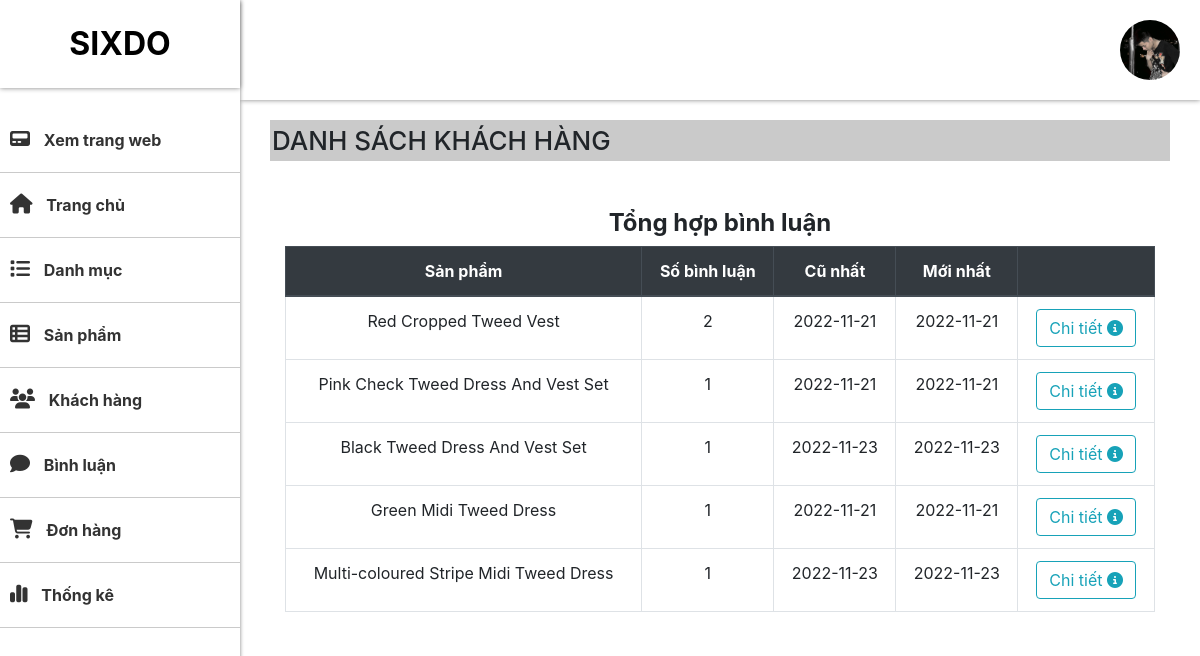
Page /admin/comment/index.php (signed in) on the committed database.
### tables this page shows
CREATE TABLE `products` (
  `Ma_SP` int(11) NOT NULL,
  `Ten_SP` text NOT NULL,
  `Price` float NOT NULL,
  `Price_Giam` float NOT NULL,
  `Mota` text NOT NULL,
  `ngay_nhap` date NOT NULL,
  `so_luot_xem` int(15) NOT NULL,
  `ma_loai` int(11) NOT NULL,
  `dac_biet` int(1) NOT NULL
);

### admin/comment/index.php (called while the page is built, shortened)
<?php
require_once "../../dao/pdo.php";
require_once "../../dao/thongke.php";
require "../../global.php";
extract($_REQUEST);
if (exist_param("Ma_SP")) {
    if (exist_param("btn_delete")) {
        try {
            comment_delete($ma_bl);
            $MESSAGE = "Xóa thành công";
        } catch (Exception $exc) {
            $MESSAGE = "Xóa thất bại";
        }
    } else if (exist_param("btn_delete_all")) {
        try {
            $arr_ma_bl = $_POST['ma_bl'];
            comment_delete($arr_ma_bl);
            $MESSAGE = "Xóa thành công!";
        } catch (Exception $exc) {
            $MESSAGE = "Xóa thất bại!";
        }
        $VIEW_NAME = "detail.php";
    }
    $items = comment_select_by_product($Ma_SP);
    if (count($items) == 0) {
        $items = thong_ke_comment();
        $VIEW_NAME = "list.php";
    } else {
        $VIEW_NAME = "detail.php";
    }
} else {
    $items = thong_ke_comment();
}
require "../layout.php";

### global.php (called while the page is built, shortened)
<?php
$UPLOAD_URL = "../../upload";

### DAO/pdo.php (called while the page is built, shortened)
<?php
function pdo_get_connection()
{
    $dburl = "mysql:host=localhost;dbname=duan_1;charset=utf8";
    $username = 'root';
    $password = '';
    $conn = new PDO($dburl, $username, $password);
    $conn->setAttribute(PDO::ATTR_ERRMODE, PDO::ERRMODE_EXCEPTION);
    return $conn;
}
function pdo_query($sql)
{
    $sql_args = array_slice(func_get_args(), 1);
    try {
        $conn = pdo_get_connection();
        $stmt = $conn->prepare($sql);
        $stmt->execute($sql_args);
        $rows = $stmt->fetchAll();
        return $rows;
    } catch (PDOException $e) {
        throw $e;
    } finally {
        unset($conn);
    }
}

### DAO/thongke.php (called while the page is built, shortened)
<?php
require_once 'pdo.php';
function thong_ke_comment()
{
    $sql = "SELECT hh.Ma_SP, hh.Ten_SP,"
        . " COUNT(*) so_luong,"
        . " MIN(bl.ngay_bl) cu_nhat,"
        . " MAX(bl.ngay_bl) moi_nhat"
        . " FROM comments bl "
        . " JOIN products hh ON hh.Ma_SP=bl.Ma_SP "
        . " GROUP BY hh.Ma_SP, hh.Ten_SP"
        . " HAVING so_luong > 0";
    return pdo_query($sql);
}

### admin/comment/list.php (the view)
<section id="main">
    <div class="main-header">
    <div class="account-img">
                        <?php if (isset($_SESSION['user']) && $_SESSION['user']['Image'] != "") { ?>
                        <img src=" <?= $UPLOAD_URL . "/users/" . $_SESSION['user']['Image'] ?>" width="30" height="30"
                            class="account-image icon" alt="">
                        <?php } else { ?>
                        <?php }  ?>
                    </div>
    </div>
    <div class="content">
        <h1 class="heading">DANH SÁCH KHÁCH HÀNG</h1>
        <div class="container-content">
            <div class="container">
                <div class="page-title">
                    <h4 class="mt-5 font-weight-bold text-center">Tổng hợp bình luận</h4>
                </div>
                <div class="box box-primary">
                    <div class="box-body">
                        <table width="100%" class="table table-hover table-bordered text-center">
                            <thead class="thead-dark">
                                <tr>
                                    <th>Sản phẩm</th>
                                    <th>Số bình luận</th>
                                    <th>Cũ nhất</th>
                                    <th>Mới nhất</th>
                                    <th></th>
                                </tr>
                            </thead>
                            <tbody>
                                <?php
                                foreach ($items as $item) {
                                    extract($item);
                                ?>
                                <tr>
                                    <td><?= $Ten_SP ?></td>
                                    <td><?= $so_luong ?></td>
                                    <td><?= $cu_nhat ?></td>
                                    <td><?= $moi_nhat ?></td>
                                    <td class="text-end">
                                        <a href="../comment/index.php?Ma_SP=<?= $Ma_SP ?>"
                                            class="btn btn-outline-info btn-rounded">Chi tiết <i
                                                class="fas fa-info-circle"></i></i></a>
                                    </td>
                                </tr>
                                <?php
                                }
                                ?>
                            </tbody>
                        </table>
                    </div>
                </div>
            </div>
        </div>
    </div>
</section>

### content/styles/admin.css (style rules this page uses)
* { margin: 0; padding: 0; box-sizing: border-box; }
body { font-family: "Lato", sans-serif; }
#main { margin-left: 20%; width: 100%; display: flex; flex-direction: column; gap: 20px; overflow: hidden; }
.main-header { top: 0; right: 0; left: 20%; box-shadow: 0 0 5px gray; height: 100px; padding: 20px; display: flex; justify-content: end; align-items: center; z-index: 1; }
.main-header img { width: 60px; height: 60px; object-fit: cover; border-radius: 100%; }
.content { padding: 0 30px; width: 100%; margin: 0 auto; }
.heading { padding: 5px 2px; font-size: 26px; background-color: rgba(128, 128, 128, 0.421); }

### rows in the picture
products: Ten_SP "Red Cropped Tweed Vest", so_luong "2", cu_nhat "2022-11-21", moi_nhat "2022-11-21"
products: Ten_SP "Pink Check Tweed Dress And Vest Set", so_luong "1", cu_nhat "2022-11-21", moi_nhat "2022-11-21"
products: Ten_SP "Black Tweed Dress And Vest Set", so_luong "1", cu_nhat "2022-11-23", moi_nhat "2022-11-23"
products: Ten_SP "Green Midi Tweed Dress", so_luong "1", cu_nhat "2022-11-21", moi_nhat "2022-11-21"
products: Ten_SP "Multi-coloured Stripe Midi Tweed Dress", so_luong "1", cu_nhat "2022-11-23", moi_nhat "2022-11-23"
